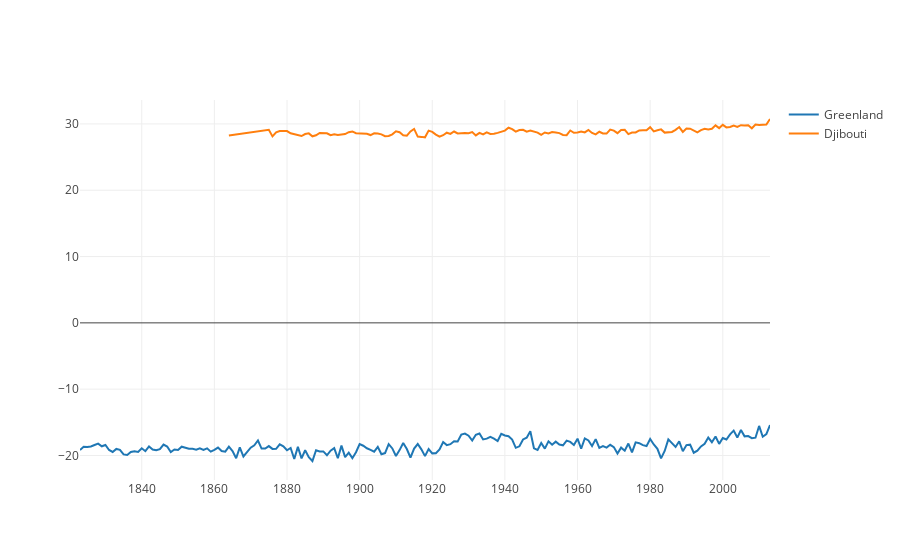

This figure's notebook cell:
### Code cell
trace0=go.Scatter(
    x=greenland['dt'],
    y=greenland['AverageTemperature'],
    mode='lines',
    name = "Greenland"
  )

trace1=go.Scatter(
    x=djibouti['dt'],
    y=djibouti['AverageTemperature'],
    mode='lines',
      name = "Djibouti"
    )


data=[trace0,trace1]
figure=go.Figure(data=data)
py.iplot(figure, filename='line-mode')

### Figure 1 — Plotly figure (JSON) as saved in the notebook; plotly's stock layout.template omitted (floating-point values rounded to 4 significant figures; data arrays with more than 128 entries replaced by an {"elided": "..."} marker saying what was removed)
{"data": [{"mode": "lines", "name": "Greenland", "type": "scatter", "uid": "50bd972d-5970-44b9-bd6d-202a933f871e", "x": {"elided": "191 str values"}, "y": {"elided": "191 float values"}}, {"mode": "lines", "name": "Djibouti", "type": "scatter", "uid": "92b0a17f-fc42-43b4-9b90-39b4aabf2106", "x": {"elided": "139 str values"}, "y": {"elided": "139 float values"}}], "layout": {}}
